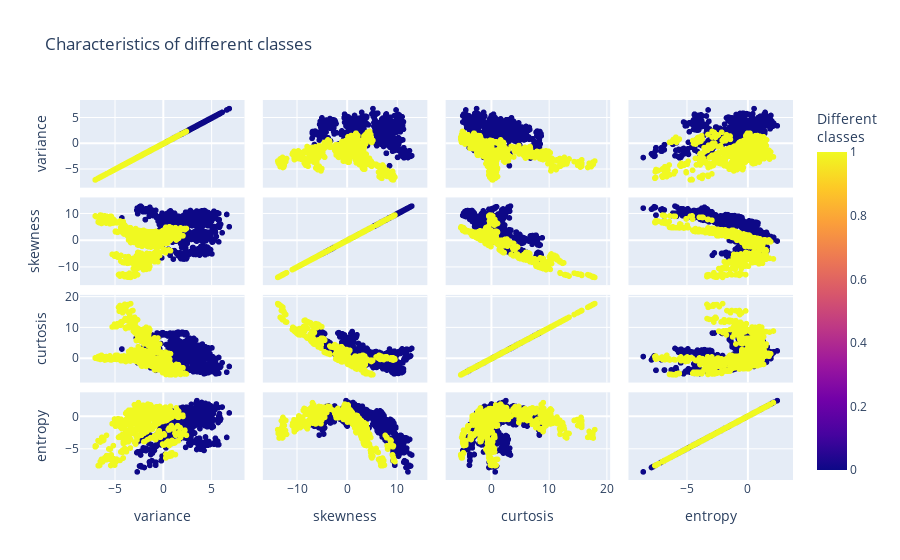

Notebook code for this chart:
### Code cell
# Create a visualization which shows the characteristics of images of class 1, compared to images of class 0
dimensions = ['variance', 'skewness', 'curtosis', 'entropy']

fig = px.scatter_matrix(
    df,
    dimensions=dimensions,
    color='class',
    labels={'class': 'Different<br>classes'},
    title="Characteristics of different classes"
)

fig.show()

### Figure 1 — Plotly figure (JSON) as saved in the notebook; plotly's stock layout.template omitted (floating-point values rounded to 4 significant figures; data arrays with more than 128 entries replaced by an {"elided": "..."} marker saying what was removed)
{"data": [{"dimensions": [{"axis": {"matches": true}, "label": "variance", "values": {"elided": "1372 float values"}}, {"axis": {"matches": true}, "label": "skewness", "values": {"elided": "1372 float values"}}, {"axis": {"matches": true}, "label": "curtosis", "values": {"elided": "1372 float values"}}, {"axis": {"matches": true}, "label": "entropy", "values": {"elided": "1372 float values"}}], "hovertemplate": "%{xaxis.title.text}=%{x}<br>%{yaxis.title.text}=%{y}<br>Different<br>classes=%{marker.color}<extra></extra>", "legendgroup": "", "marker": {"color": {"elided": "1372 int values"}, "coloraxis": "coloraxis", "symbol": "circle"}, "name": "", "showlegend": false, "type": "splom"}], "layout": {"coloraxis": {"colorbar": {"title": {"text": "Different<br>classes"}}, "colorscale": [[0, "#0d0887"], [0.1111, "#46039f"], [0.2222, "#7201a8"], [0.3333, "#9c179e"], [0.4444, "#bd3786"], [0.5556, "#d8576b"], [0.6667, "#ed7953"], [0.7778, "#fb9f3a"], [0.8889, "#fdca26"], [1, "#f0f921"]]}, "dragmode": "select", "legend": {"tracegroupgap": 0}, "title": {"text": "Characteristics of different classes"}}}
